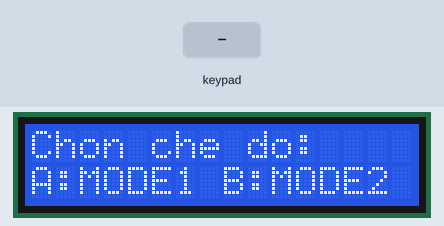
Bench run of a sketch on a simulated Arduino Uno, built with avr-gcc and run on an emulated ATmega328P. Shown: 16×2 character LCD. The inputs (shaded band) are chosen by the test bench.

Above: at 1.2 s.
1.3 s: key 'A' pressed
At 2.2 s:
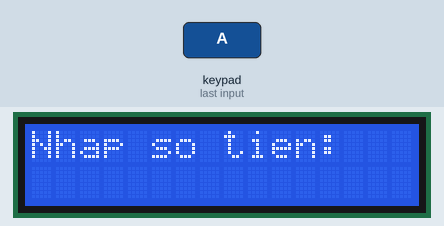
2.8 s: keypad keys 9 8 7 6 D pressed 0.4 s apart
At 4.8 s:
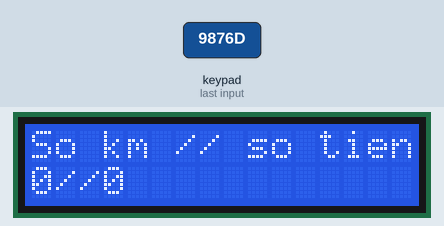
6.3 s: key 'D' pressed
At 7.8 s:
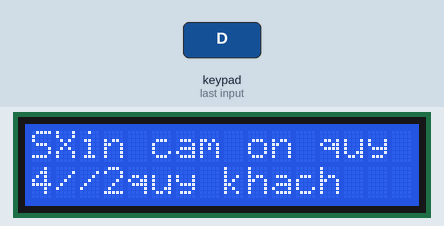
9.3 s: key 'B' pressed
At 11.0 s:
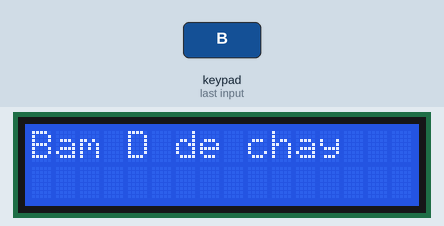
11.6 s: keypad keys 5 4 3 2 D pressed 0.4 s apart
At 14.1 s:
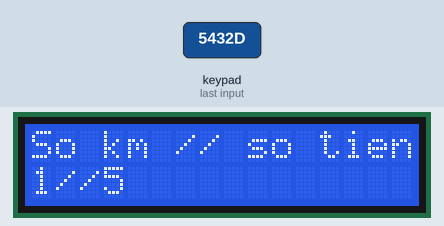
15.2 s: key 'D' pressed
At 16.3 s:
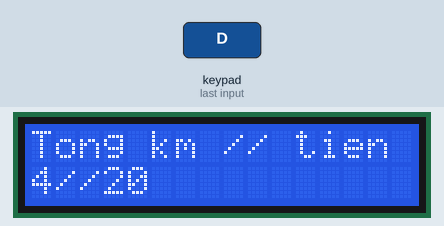
Timing chart, 0 to 17.8 s (numbered marks = the images above; inputs shaded):
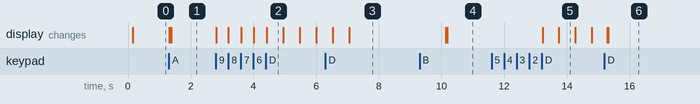

Measured:
- after the input at 1.3 s, the display: first changes at once (image 1 shows a later state)
- after the input at 2.8 s, the display: first changes at once (image 2 shows a later state)
- after the input at 6.3 s, the display: first changes after 0.23 s (image 3 shows a later state)
- after the input at 9.3 s, the display: first differs from a run without the input after 0.88 s (image 4)
- after the input at 11.6 s, the display: first changes after 1.6 s (image 5 shows a later state)
- after the input at 15.2 s, the display: first changes after 0.10 s (image 6 shows a later state)
- what the display in image 2 shows lasts 0.6 s, from 4.4 s to 5.0 s

The sketch:

sketch_oct19a.ino
```cpp
#include <LiquidCrystal_I2C.h>
#include <Keypad.h>

//define state of fsm
#define init_mode 0
#define select 1

#define  MODE1 2
#define  RUN_MODE1 3

#define  MODE2 10
#define  RUN_MODE2 11
#define  PAUSE_MODE2 12


#define END 99

#define TIMER 500 //gia lap thoi gian di het 1km

//Khởi tạo với các chân
LiquidCrystal_I2C lcd(0x3F,16,2);//SETUP LCD I2C//3F
const byte ROW_NUM = 4;
const byte COLUMN_NUM = 4;

// Ta thay button '*' thành 'C','#' thành 'R','C' thành '/'
char keys[ROW_NUM][COLUMN_NUM] = {//MAPPING KEYPAD
  { '1', '2', '3', 'A' },
  { '4', '5', '6', 'B' },
  { '7', '8', '9', '/' },
  { 'C', '0', 'R', 'D' }
};
//S stand for ans


byte pin_rows[ROW_NUM] = { 9, 8, 7, 6 };       //connect to the row pinouts of the keypad
byte pin_column[COLUMN_NUM] = { 5, 4, 3, 2 };  //connect to the column pinouts of the keypad


Keypad keypad = Keypad(makeKeymap(keys), pin_rows, pin_column, ROW_NUM, COLUMN_NUM);

long int t=0;//DISTANCE
int state=init_mode;//STATUS OF FSM
long int money_spend=0;//MONEY SPEND
int length=0;
int flag=0;
//ham kiem tra so chu so
int check(int t){
    if(t<10) return 1;
    return check(t/10)+1;
}

void setup() {
  lcd.init();
  lcd.backlight();
//INIT AND TURN ON LCD
}

void loop() {

  switch(state)
  {
    case  init_mode://INIT
    {
      lcd.begin(16, 2);
      lcd.print("Chon che do:");
      lcd.setCursor(0, 1);
      lcd.print("A:MODE1 B:MODE2");
      t=0;
      state=select;
      length = 0;
      flag=0;
      money_spend=0;
    }
    case  select://select MODE
    {
      t=0;
      flag=0;
      length = 0;
      money_spend=0;
      char key = keypad.getKey();
      if(key == 'A'){// MODE 1
        lcd.clear();
        lcd.begin(16, 2);
        lcd.print("Nhap so tien:");
        state=MODE1;
      }
      if(key == 'B'){// MODE 2
        lcd.clear();
        state=MODE2;
      }
    break;
    }
    case  MODE1://MODE 1
    {
    char customKey = keypad.getKey();
    if(customKey){

        if(customKey!='D'&&customKey!='R'&&customKey!='C'&&customKey!='/'&&customKey!='A'&&customKey!='B'){//INPUT MONEY
          t=t*10;
          t=t+customKey;
          t-=48;
          lcd.setCursor(0, 1);
          lcd.println(t);
        }
        else if (customKey=='D'){// An nut "D" de hoan tat qua trinh nhap tien va chuyen sang trang thai chay
          state=RUN_MODE1;
        }
        else  if (customKey=='R'){//An nut "R" de reset
          lcd.clear();
          state=init_mode;
        }
        else if(customKey=='C'){//An nut "C" de xoa so tien dang nhap va nhap lai
          t=0;
          lcd.begin(16, 2);
          lcd.print("Nhap so tien:");
        }
    }
      break;
    }
    case  3:// RUN MODE 1
    {
      char customKey = keypad.getKey();
      if(customKey){
        if (customKey=='D'){// Nhan D de hien thi so tien va cam on khach hang
          lcd.clear();
          state=END;
        }
        else if (customKey=='R'){// Nhan R de reset trang thai ve select mode
          lcd.clear();
          state=init_mode;
        }
      }
      if(t>=0)//in ra man hinh thong tin cua chuyen di
      {
        int loc=0;
        lcd.setCursor(0, 0);
        lcd.print("So km // so tien");

        lcd.setCursor(loc, 1);
        lcd.print(length);
        loc+=check(length);
        length+=1;

        lcd.setCursor(loc, 1);
        lcd.print("//");

        loc+=2;
        lcd.setCursor(loc, 1);
        lcd.print(money_spend);
        money_spend+=5;

        t-=5;
        delay(TIMER);//delay 0.5s(mo phong chuyen dong cua xe di 1km/0.5s)

      }
      break;
    }
    case  10://MODE2
    {
      int loc=0;
      lcd.setCursor(0, 0);
      lcd.print("Bam D de chay");
      char customKey = keypad.getKey();
      if(customKey){
        if (customKey=='R'){// bam R de reset fsm ve lai select MODE
          lcd.clear();
          state=init_mode;
        }
        if(customKey=='D'){// bam D de xac nhan chay va chuyen sang RUN MODE 2
          state=RUN_MODE2;
        }

      }

      break;
    }
    case  11://RUN MODE 2;
    {

      char customKey = keypad.getKey();
      if(customKey){
        if(customKey=='D'){
          lcd.clear();
          state=PAUSE_MODE2;

        }


      }else{
        int loc=0;
        lcd.setCursor(0, 0);
        lcd.print("So km // so tien");

        lcd.setCursor(loc, 1);
        lcd.print(length);
        loc+=check(length);
        length+=1;

        lcd.setCursor(loc, 1);
        lcd.print("//");

        loc+=2;
        lcd.setCursor(loc, 1);
        lcd.print(money_spend);
        money_spend+=5;

        t-=5;
        delay(TIMER);//delay 0.5s
      }
      break;
    }
    case  12://Pause MODE2
    {
      if(flag==0){
        int loc =0;
        lcd.setCursor(0, 0);
        lcd.print("Tong km // tien");

        lcd.setCursor(loc, 1);
        lcd.print(length);
        loc+=check(length);
        length+=1;

        lcd.setCursor(loc, 1);
        lcd.print("//");

        loc+=2;
        lcd.setCursor(loc, 1);
        lcd.print(money_spend);
        flag=1;
      }
      char customKey = keypad.getKey();
      if(customKey){
        if(customKey=='D'){
          lcd.clear();
          state=END;
        }


      }
      break;
    }
    case  END://End
    {
        lcd.setCursor(1, 0);
        lcd.print("Xin cam on quy khach");
        lcd.setCursor(4, 1);
        lcd.print("quy khach");
        delay(3000);
        state=init_mode;
        money_spend=0;
        t=0;
        flag=0;
        length = 0;
    }
  }


  }
```
